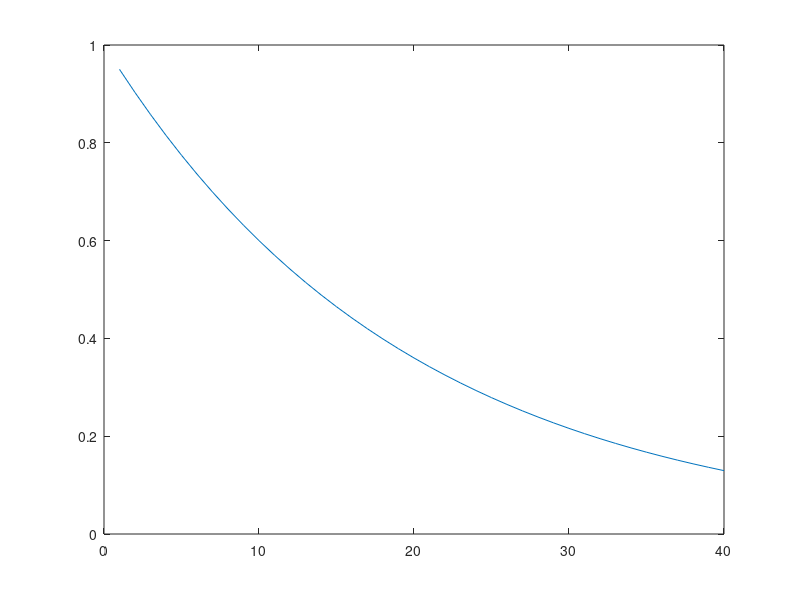

Recreate this plot in MATLAB.
function [  ] = try_vargaussian(  )

s0 = 10;
sig = 5;
bs = 0.6;
idx = 0.9;
s1 = 0;
sp1 = 0.1;
amp = 1;

f = @(s) amp * exp( - (bs.^(s-s1) - s0).^2 ./ (2*sig^2) );

figure;
ss = 1:40;
% plot(ss,f(ss));
plot(ss,bs.^(sp1.*ss-s1));

end

